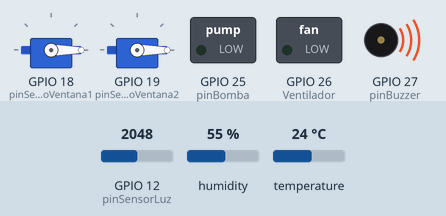
Simulated run of this sketch. Board: ESP32. On the bench: 2 × servo, switched loads named in the sketch (green lamp = pin HIGH), buzzer (waves = sounding, pin HIGH). Inputs (shaded band) come from the test bench; at power-on: temperature 24 °C, GPIO 12 (pinSensorLuz) = 2048, humidity 55 %. WiFi joins after 1.5 s; servers stay silent unless stated; what the sketch prints to the serial monitor is not drawn.

Above: at 2.7 s.
2.8 s: temperature set to 24.7 °C
At 5.0 s:
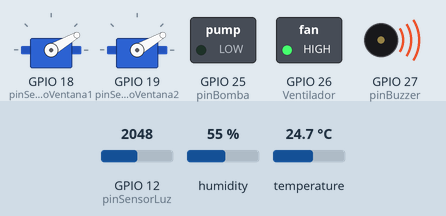
8.8 s: temperature set to 12 °C
At 10.5 s:
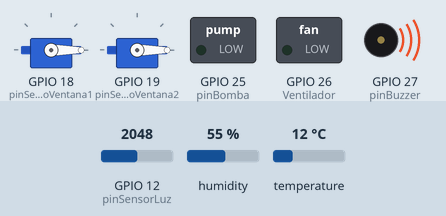
11.1 s: temperature set to 28 °C
At 12.7 s:
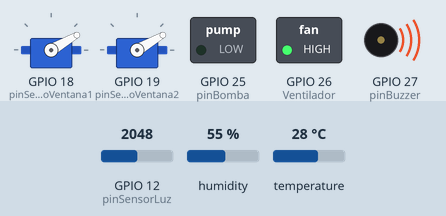
Timing chart, 0 to 14.2 s (numbered marks = the images above; inputs shaded):
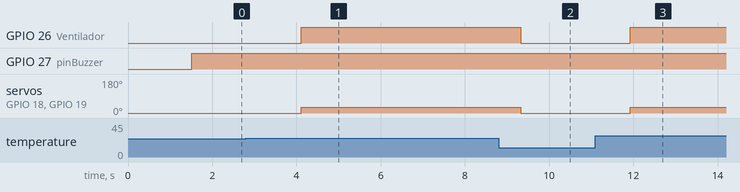

The sketch:

invernadero.ino
```cpp
#include "DHT.h" // Incluye librería para sensor DHT
#include <WiFi.h> //para ESP32
#include <ThingSpeak.h>
#include <UniversalTelegramBot.h>
#include <ESP32Servo.h>
#include <WiFiClientSecure.h>

#define DHTPIN 14    // Pin donde está conectado el sensor
#define DHTTYPE DHT22 // Sensor DHT22 (temperatura y humedad)

DHT dht(DHTPIN, DHTTYPE); // Se declara el objeto para el sensor DHT

Servo servoVentana1;  // Crea un objeto servo para controlar la primera ventana
Servo servoVentana2;  // Crea un objeto servo para controlar la segunda ventana

int pinSensorLuz = 12; // Pin para el sensor de luz (fotorresistor)
int pinBomba = 25; // Pin para controlar la mini bomba sumergible
int pinBuzzer = 27; // el buzzer está conectado al pin 12
int Ventilador = 26; // el ventilador está conectado al pin 26

int pinServoVentana1 = 18;  // pin para el servo de la ventana 1
int pinServoVentana2 = 19;  // pin para el servo de la ventana 2

// Posiciones del servo
int posicionAbierta = 30;  //
int posicionCerrada = 0;   //

// Umbral de temperatura para activar ventilador y ventanas
float umbralTemperatura = 24.0;
float umbralHumedad = 300;

// Configuración WiFi
const char* ssid = "TP-LINK_DE16";
const char* password = "66743667";

// Configuración ThingSpeak
unsigned long myChannelNumber = 2494859;
const char* myWriteAPIKey = "0WAYEI76X6HG040D";

// Configuración bot de Telegram
#define BOTtoken "6993660886:AAESXpUxAiYp0ja-pkzpK7As-6JWKyfJEwQ"  //Token del bot de Telegram

WiFiClientSecure client;
UniversalTelegramBot bot(BOTtoken, client);

WiFiClient  clientTS;

void enviarMensajeTelegram(float temperatura, float humedad, int valorLuz);
void handleNewMessages(int numNewMessages);

void setup() {
  Serial.begin(9600); // Inicia comunicación serial
  dht.begin();  // Inicializa el sensor DHT
  pinMode(pinBomba, OUTPUT); // Configura el pin de la bomba como salida
  pinMode(pinSensorLuz, INPUT); // Configura el pin del sensor de luz como entrada
  pinMode(pinBuzzer, OUTPUT);  // Configura el pin del buzzer como salida
  pinMode(Ventilador, OUTPUT); // Configura el pin del ventilador como salida

  // Inicializa los servos
  servoVentana1.attach(pinServoVentana1);  // Asocia el servo a su pin
  servoVentana2.attach(pinServoVentana2);  // Asocia el servo a su pin

  // Mueve los servos a la posición cerrada inicialmente
  servoVentana1.write(posicionCerrada);
  servoVentana2.write(posicionCerrada);

  // Conectar a WiFi
  WiFi.begin(ssid, password);
  while (WiFi.status() != WL_CONNECTED) {
    delay(500);
    Serial.print(".");
  }
  Serial.println("WiFi conectado");

  // Inicializar ThingSpeak
  ThingSpeak.begin(clientTS);
}

void loop() {
  // Lee los sensores
  float humedad = dht.readHumidity();
  float temperatura = dht.readTemperature();
  int valorLuz = analogRead(pinSensorLuz);
  float humedadSuelo = 300;

  enviarMensajeTelegram(20.0, 50.0, 100);
  handleNewMessages(5);

  if (temperatura > umbralTemperatura) {
    // Abre ventanas y enciende el ventilador
    servoVentana1.write(posicionAbierta);
    servoVentana2.write(posicionAbierta);
    digitalWrite(Ventilador, HIGH);
  } else {
    // Cierra ventanas y apaga el ventilador
    servoVentana1.write(posicionCerrada);
    servoVentana2.write(posicionCerrada);
    digitalWrite(Ventilador, LOW);
  }

  if (humedad < umbralHumedad) {
    // Si la humedad está por debajo del umbral activa el buzzer
    digitalWrite(pinBuzzer, HIGH);
  } else {
    // Si la humedad está por encima del umbral, apaga el buzzer
    digitalWrite(pinBuzzer, LOW);
  }

  // Enviar datos a ThingSpeak
  ThingSpeak.setField(1, temperatura);
  ThingSpeak.setField(2, humedad);
  ThingSpeak.setField(3, valorLuz);
  ThingSpeak.setField(4, humedadSuelo);
  ThingSpeak.writeFields(myChannelNumber, myWriteAPIKey);

  // Control de la bomba basado en humedad del suelo
  if (humedadSuelo < 300) {
    digitalWrite(pinBomba, HIGH); //activa la bomba
  } else {
    digitalWrite(pinBomba, LOW); //desactiva la bomba
  }

  // Chequear nuevos mensajes de Telegram cada 2 segundos
  int numNewMessages = bot.getUpdates(bot.last_message_received + 1);
  while (numNewMessages) {
    Serial.println("Recibido mensaje de Telegram");
    handleNewMessages(numNewMessages);
    numNewMessages = bot.getUpdates(bot.last_message_received + 1);
  }

  delay(2000);
}
  // Enviar mensaje por Telegram

  void enviarMensajeTelegram(float temperatura, float humedad, int valorLuz) {
  String mensaje = "Temperatura: " + String(temperatura) + " °C\n";
  mensaje += "Humedad: " + String(humedad) + " %\n";
  mensaje += "Nivel de luz: " + String(valorLuz) + "\n";
}
void handleNewMessages(int numNewMessages) {

}
```

Measured:
- the behaviour switches between 24 and 24.1 °C on temperature (found by bisection; images 0 and 1)
- after the input at 2.8 s, GPIO 26 (Ventilador): LOW → HIGH after 1.3 s; servo on GPIO 18 (pinServoVentana1), servo on GPIO 19 (pinServoVentana2): 0° → 30° after 1.3 s
- after the input at 8.8 s, GPIO 26 (Ventilador): HIGH → LOW after 0.52 s; servo on GPIO 18 (pinServoVentana1), servo on GPIO 19 (pinServoVentana2): 30° → 0° after 0.52 s
- after the input at 11.1 s, GPIO 26 (Ventilador): LOW → HIGH after 0.83 s; servo on GPIO 18 (pinServoVentana1), servo on GPIO 19 (pinServoVentana2): 0° → 30° after 0.83 s
